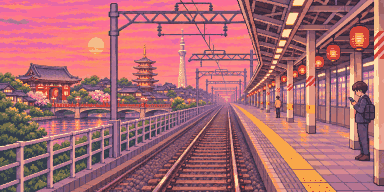
#> input picture assets/art/crowd/asakusa_evening_relaxed.webp, 384 x 192 px
$ python pixelize.py ../assets/art/crowd/asakusa_evening_relaxed.webp out.png
#> lines starting #> are read from the running program, lines starting #| are printed output that depends on the picture
### tools/art_io.py
"""Saving the app's pictures. The app's scene, train, people, widget and
other art is lossless WebP (assets/art/**/*.webp): pixel-identical to the
PNG it replaced, but much smaller. A plain PIL save of a .webp would be
lossy, so every tool that writes app art goes through save_art.

  from art_io import save_art
  save_art(im, 'assets/art/scenes/tokyo_day.webp')
"""
import os


def save_art(im, path, **png_options):
    """Saves [im] at [path]: lossless WebP for .webp (exact=True keeps even
    the colour of fully transparent pixels), else PIL's usual save."""
    if os.fspath(path).lower().endswith('.webp'):
        if im.mode not in ('RGB', 'RGBA'):
            im = im.convert('RGBA')
        im.save(path, 'WEBP', lossless=True, quality=100, method=6, exact=True)
    else:
        im.save(path, **png_options)

### tools/pixelize.py
"""Turn an AI-generated "pixel art" image into real pixel art.

Generated images only look pixelated: the blocks are uneven and edges are
blurred. This snaps the picture to a true pixel grid and limits the colours,
which removes most of the "AI look".

Usage:
  python tools/pixelize.py IN.png OUT.webp [--width 384] [--aspect 2.0] [--colors 48]

Writes OUT (.webp: lossless) at art resolution (e.g. 384x192) plus
OUT_preview.png at 4x.
"""
import argparse
import os

from PIL import Image
from art_io import save_art  # noqa: E402  (lossless WebP)


def main() -> None:
    ap = argparse.ArgumentParser()
    ap.add_argument("src")
    ap.add_argument("dst")
    ap.add_argument("--width", type=int, default=384)
    ap.add_argument("--aspect", type=float, default=2.0, help="width / height after cropping")
    ap.add_argument("--colors", type=int, default=48)
    ap.add_argument("--yshift", type=float, default=0.0, help="crop offset, -1 (top) .. 1 (bottom)")
    a = ap.parse_args()

    img = Image.open(a.src).convert("RGB")
#> img is the input picture: PIL image 384x192 RGB; mean R, G, B 173.4, 106.8, 113.5
    w, h = img.size
#> w = 384; h = 192
    ch = min(h, round(w / a.aspect))
#> ch = 192
    top = round((h - ch) / 2 * (1 + a.yshift))
#> top = 0
    img = img.crop((0, top, w, top + ch))

    # Each art pixel = the average of its block (box filter), not one sample,
    # so blurred block edges don't leave stray colours.
    out_w = a.width
    out_h = round(out_w / a.aspect)
    small = img.resize((out_w, out_h), Image.Resampling.BOX)

    # One shared palette for the whole picture; no dithering (clean clusters).
    small = small.quantize(colors=a.colors, method=Image.Quantize.MEDIANCUT,
                           dither=Image.Dither.NONE).convert("RGB")
    save_art(small, a.dst)
    small.resize((out_w * 4, out_h * 4), Image.Resampling.NEAREST).save(
        os.path.splitext(a.dst)[0] + "_preview.png")
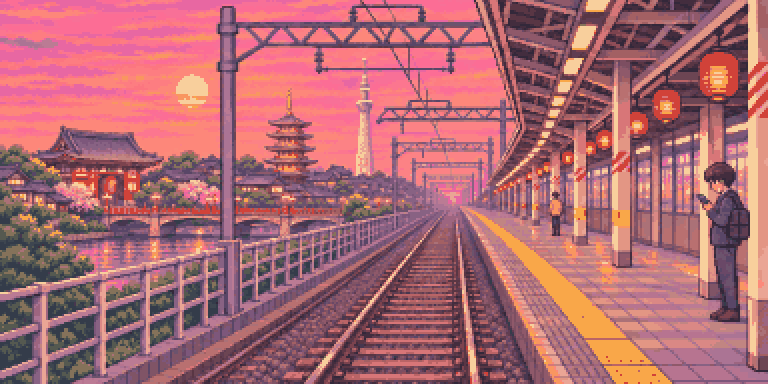
#> saved as out_preview.png: PIL image 1536x768 RGB (shown at 1/2 size); mean R, G, B 173.8, 105.8, 114
    print(f"{a.dst}: {out_w}x{out_h}, {a.colors} colours")


if __name__ == "__main__":
    main()

$ run again, on assets/art/crowd/shinjuku_day_normal.webp
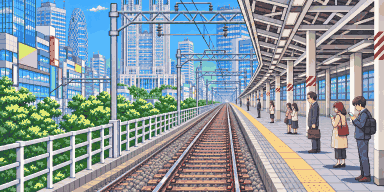
#> input picture assets/art/crowd/shinjuku_day_normal.webp, 384 x 192 px
#> in main, img is the input picture: PIL image 384x192 RGB; mean R, G, B 140.7, 155, 161.6
#> in main, `small = small.quantize(colors=a.colors, method=Image.Quantize.MEDIANCU..`:
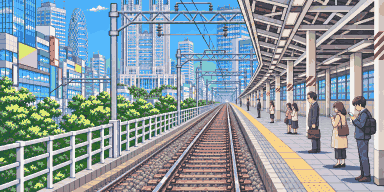
#> small: PIL image 384x192 RGB; mean R, G, B 140.8, 155.1, 162.2
#> in main, `small.resize((out_w * 4, out_h * 4), Image.Resampling.NEAREST).save( o..`:
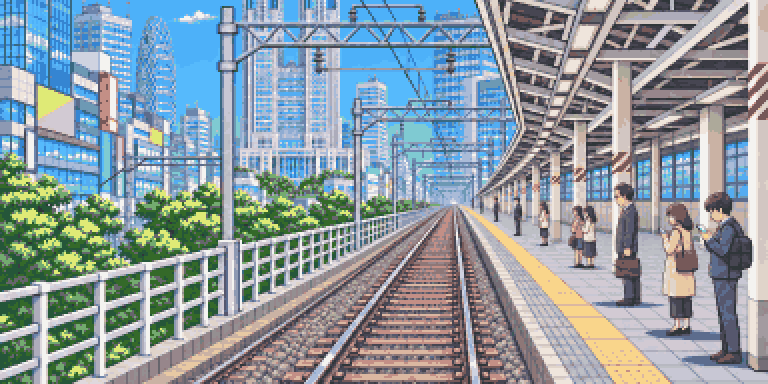
#> saved as out_preview.png: PIL image 1536x768 RGB (shown at 1/2 size); mean R, G, B 140.8, 155.1, 162.2

$ run again, on assets/art/crowd/shinjuku_evening_normal.webp
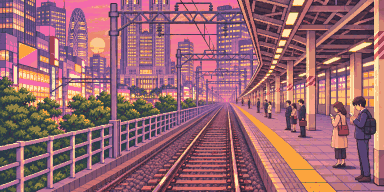
#> input picture assets/art/crowd/shinjuku_evening_normal.webp, 384 x 192 px
#> in main, img is the input picture: PIL image 384x192 RGB; mean R, G, B 155.6, 103.6, 113
#> in main, `small.resize((out_w * 4, out_h * 4), Image.Resampling.NEAREST).save( o..`:
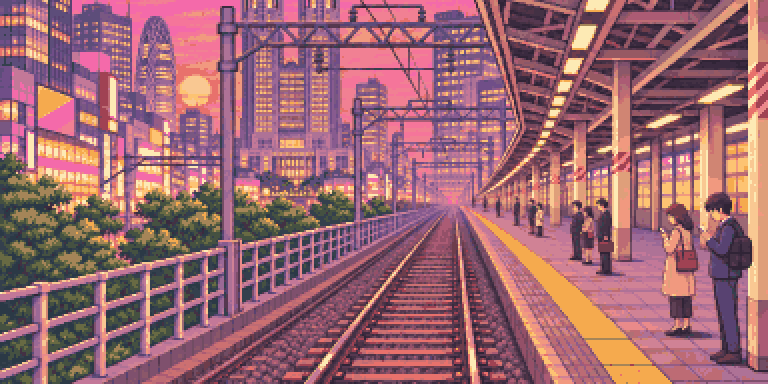
#> saved as out_preview.png: PIL image 1536x768 RGB (shown at 1/2 size); mean R, G, B 156.1, 103.6, 113

$ run again, on assets/art/crowd/standard_evening_packed.webp
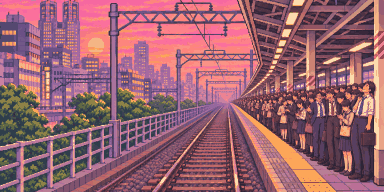
#> input picture assets/art/crowd/standard_evening_packed.webp, 384 x 192 px
#> in main, img is the input picture: PIL image 384x192 RGB; mean R, G, B 152.5, 99.2, 111.4
#> in main, `small.resize((out_w * 4, out_h * 4), Image.Resampling.NEAREST).save( o..`:
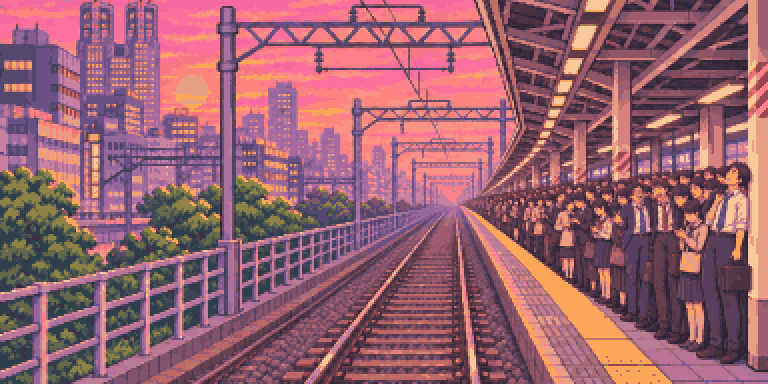
#> saved as out_preview.png: PIL image 1536x768 RGB (shown at 1/2 size); mean R, G, B 152.9, 98.1, 111.2
